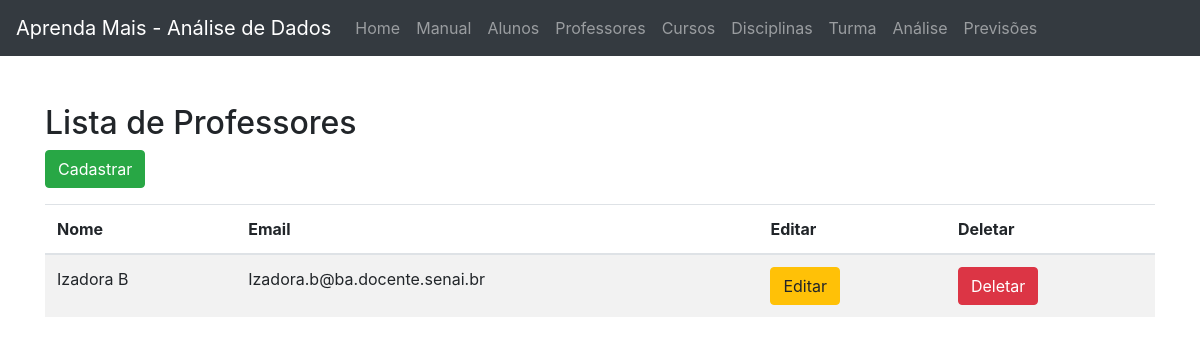
The app's page /Browser/Template/professor.php, older data.
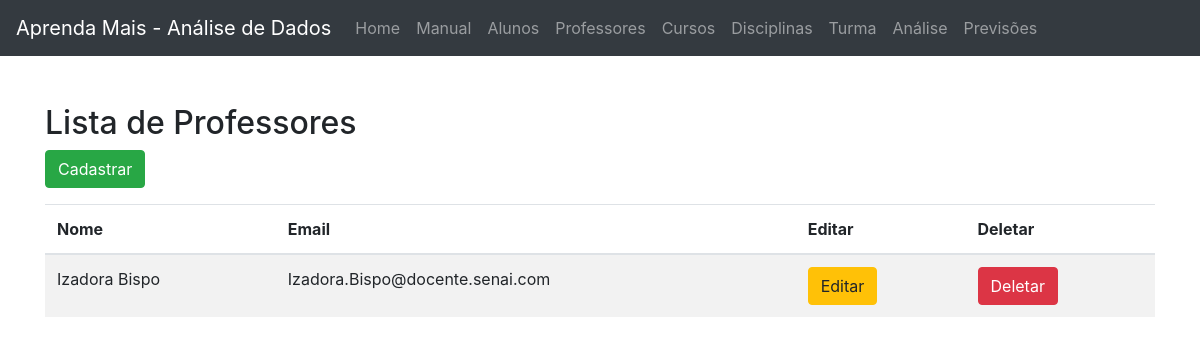
The same page, newer data.
### tables this page shows
CREATE TABLE `professor` (
  `idprofessor` int(11) NOT NULL,
  `nome` varchar(255) NOT NULL,
  `email` varchar(45) NOT NULL
);

### Browser/Model/professor.php (called while the page is built, shortened)
<?php
    require_once('conexao.php');
    class Professor{
        private $conn;
        public function __construct(){
            $dataBase = new dataBase();
            $this->conn = $dataBase->dbConnection();
        }
        public function runQuery($sql){
            $stmt = $this->conn->prepare($sql);
            return $stmt;
        }
    }
?>

### Browser/Model/conexao.php (called while the page is built, shortened)
<?php
    class dataBase{
        private $userName = "root";
        private $senha = "";
        public function dbConnection(){
            $this->conn = null;
            try{
                $this->conn = new PDO('mysql:host=localhost; dbname=aprendendoMaisPhp; port=3306', $this->userName, $this->senha);
                $this->conn->setAttribute(PDO::ATTR_ERRMODE, PDO::ERRMODE_EXCEPTION);
            }catch(PDOException $e){
                echo $e->getMessage();
            }
            return $this->conn;
        }
    }
?>

### Browser/Template/professor.php (the view, shortened to what this page needs)
<?php
    require_once('../Model/professor.php');
    $objProfessor = new Professor();
?>
<!DOCTYPE html>
<html lang="pt-br">
<head>
    <link rel="stylesheet" href="https://cdn.jsdelivr.net/npm/bootstrap@4.6.2/dist/css/bootstrap.min.css">
</head>
<body>
<?php
  include('navegacao.php');
?>
<div class="container">
  <h2>Lista de Professores</h2>
  <p>
    <button type="button" class="btn btn-success">
      <a data-toggle="modal"
      data-target="#myModalCadastrar">Cadastrar</a></button>
  </p>
  <table class="table table-striped">
    <thead>
      <tr>
        <th>Nome</th>
        <th>Email</th>
        <th>Editar</th>
        <th>Deletar</th>
      </tr>
    </thead>
    <tbody>
    <?php
        $query = "SELECT * FROM professor";
        $stmt = $objProfessor->runQuery($query);
        $stmt->execute();
        while($objProfessor = $stmt->fetch(PDO::FETCH_ASSOC)){
      ?>
            <tr>
              <td><?php echo($objProfessor['nome']); ?></td>
              <td><?php echo($objProfessor['email']); ?></td>
              <td>
                  <button type="button" class="btn btn-warning"
                  data-toggle="modal"
                  data-target="#myModalEditar"
                  data-id="<?php echo($objProfessor['idprofessor']);?>"
                  data-nome="<?php echo($objProfessor['nome']);?>"
                  data-email="<?php echo($objProfessor['email']);?>"
                  >Editar</button>
              </td>
              <td>
                  <button type="button" class="btn btn-danger"
                  data-toggle="modal" data-target="#myModalDeletar"
                  data-id="<?php echo($objProfessor['idprofessor']);?>"
                  data-nome="<?php echo($objProfessor['nome']);?>"
                  >Deletar</button>
              </td>
            </tr>
      <?php
        }
      ?>
    </tbody>
  </table>
</div>
</body>
</html>

Row changes from the older to the newer data that the page shows:
removed professor: nome "Izadora B", email "Izadora.b@ba.docente.senai.br"
added professor: nome "Izadora Bispo", email "Izadora.Bispo@docente.senai.com"
